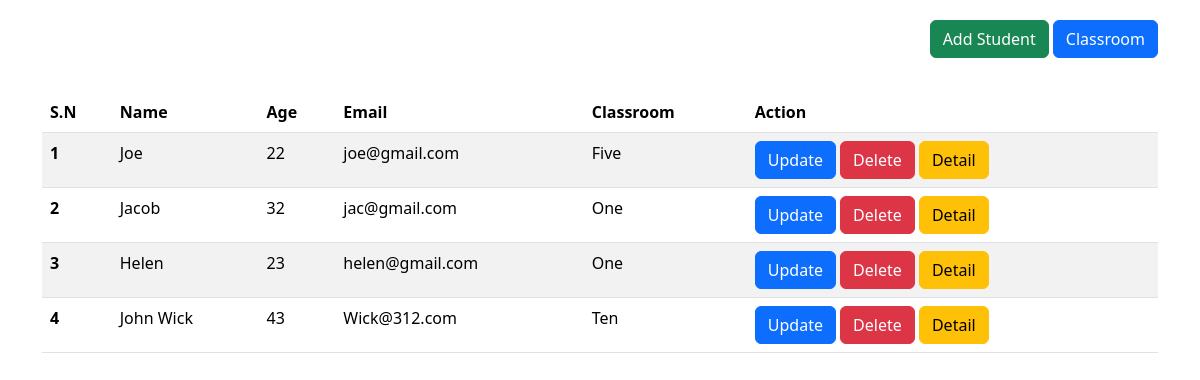
The app's page /student/, older data.
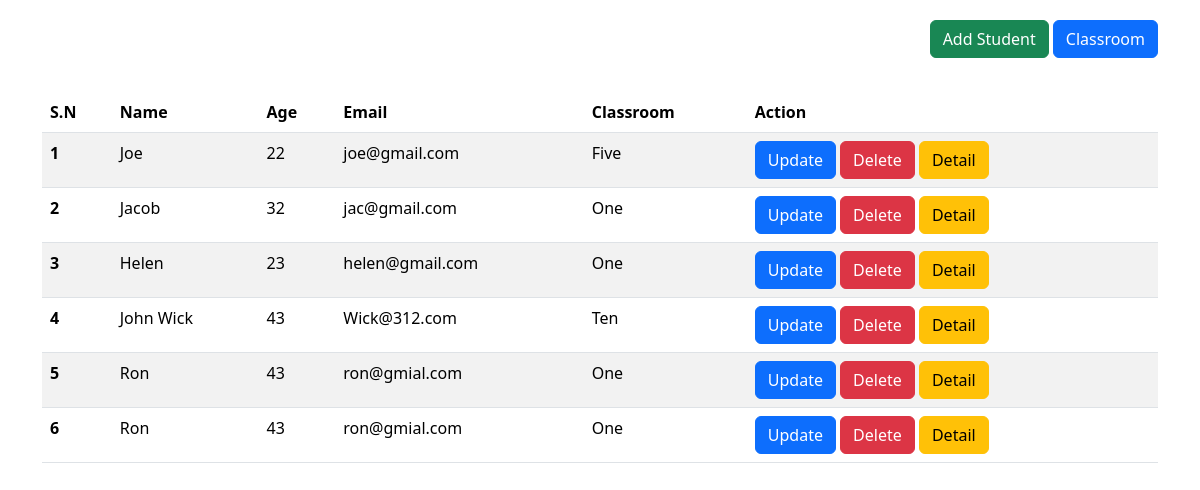
The same page, newer data.
### CRUD/models.py (models this page shows, shortened)
class Student(models.Model):
    name = models.CharField(max_length=20)
    email = models.EmailField()
    age = models.IntegerField()
    classroom = models.ForeignKey(ClassRoom, on_delete = models.CASCADE,
                                  related_name="classroom_students")

class ClassRoom(models.Model):
    name = models.CharField(max_length=20)

### CRUD/views.py (the view)
# urls.py: path("student/", crud_student, name="crud_student"),
def crud_student(request):
    students= Student.objects.all()
    return render(request, template_name='CRUD/student.html', context={"students":students})

### CRUD/templates/CRUD/student.html
{% extends "crud/base.html" %}
{% block content %}
<div style="float: right">
    <a href="{% url 'add_student' %}" class="btn btn-success">Add Student</a>
    <a href="{% url 'crud_classroom' %}" class="btn btn-primary">Classroom</a>
</div><br><br><br>
<table class="table table-striped table-hover">
    <thead>
      <tr>
        <th scope="col">S.N</th>
        <th scope="col">Name</th>
        <th scope="col">Age</th>
        <th scope="col">Email</th>
        <th scope="col">Classroom</th>
        <th scope="col">Action</th>
      </tr>
    </thead>
    <tbody>
        {% for student in students %}
      <tr>
        <th scope="row">{{forloop.counter}}</th>
        <td>{{student.name}}</td>
        <td>{{student.age}}</td>
        <td>{{student.email}}</td>
        <td>{{student.classroom.name}}</td>
        <td>
          <a class="btn btn-primary" href= "{% url 'update_student' student.id %}">Update</a>
          <a class="btn btn-danger" href = "{% url 'delete_student' student.id %}">Delete</a>
          <a class="btn btn-warning" href = "{% url 'student_detail' student.id %}">Detail</a>
        </td>
        {% endfor %}
      </tr>
    </tbody>
  </table>
{% endblock %}

Row changes from the older to the newer data that the page shows:
added Student: name "Ron", age "43", email "ron@gmial.com", classroom.name "One"
added Student: name "Ron", age "43", email "ron@gmial.com", classroom.name "One"
